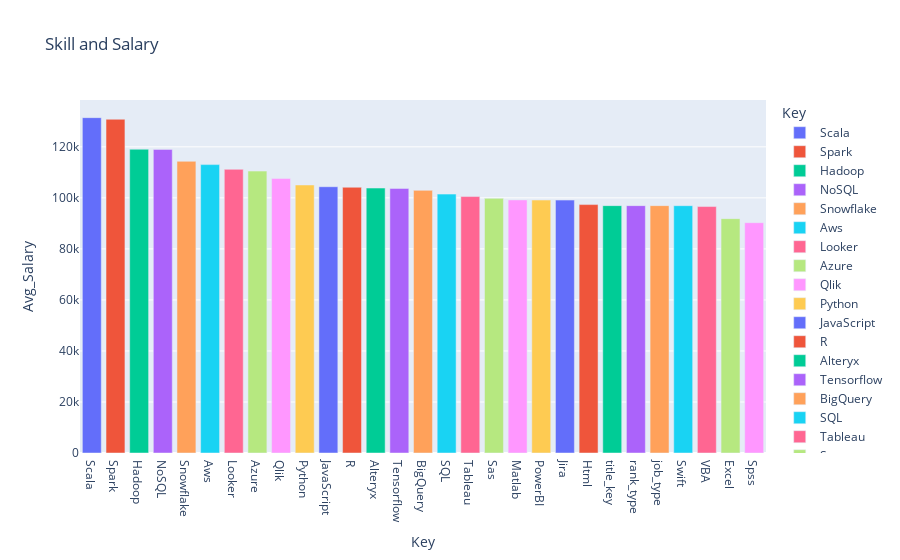

Write notebook code for a chart like this one.
### Code cell
fig = px.bar(dfr, x = 'Key',   y = 'Avg_Salary' , color = "Key", title = "Skill and Salary")
fig.show()

### Figure 1 — Plotly figure (JSON) as saved in the notebook; plotly's stock layout.template omitted (floating-point values rounded to 4 significant figures)
{"data": [{"alignmentgroup": "True", "hovertemplate": "Key=%{x}<br>Avg_Salary=%{y}<extra></extra>", "legendgroup": "Scala", "marker": {"color": "#636efa", "pattern": {"shape": ""}}, "name": "Scala", "offsetgroup": "Scala", "orientation": "v", "showlegend": true, "textposition": "auto", "type": "bar", "x": ["Scala"], "xaxis": "x", "y": [131440], "yaxis": "y"}, {"alignmentgroup": "True", "hovertemplate": "Key=%{x}<br>Avg_Salary=%{y}<extra></extra>", "legendgroup": "Spark", "marker": {"color": "#EF553B", "pattern": {"shape": ""}}, "name": "Spark", "offsetgroup": "Spark", "orientation": "v", "showlegend": true, "textposition": "auto", "type": "bar", "x": ["Spark"], "xaxis": "x", "y": [130800.0], "yaxis": "y"}, {"alignmentgroup": "True", "hovertemplate": "Key=%{x}<br>Avg_Salary=%{y}<extra></extra>", "legendgroup": "Hadoop", "marker": {"color": "#00cc96", "pattern": {"shape": ""}}, "name": "Hadoop", "offsetgroup": "Hadoop", "orientation": "v", "showlegend": true, "textposition": "auto", "type": "bar", "x": ["Hadoop"], "xaxis": "x", "y": [119100.0], "yaxis": "y"}, {"alignmentgroup": "True", "hovertemplate": "Key=%{x}<br>Avg_Salary=%{y}<extra></extra>", "legendgroup": "NoSQL", "marker": {"color": "#ab63fa", "pattern": {"shape": ""}}, "name": "NoSQL", "offsetgroup": "NoSQL", "orientation": "v", "showlegend": true, "textposition": "auto", "type": "bar", "x": ["NoSQL"], "xaxis": "x", "y": [119000.0], "yaxis": "y"}, {"alignmentgroup": "True", "hovertemplate": "Key=%{x}<br>Avg_Salary=%{y}<extra></extra>", "legendgroup": "Snowflake", "marker": {"color": "#FFA15A", "pattern": {"shape": ""}}, "name": "Snowflake", "offsetgroup": "Snowflake", "orientation": "v", "showlegend": true, "textposition": "auto", "type": "bar", "x": ["Snowflake"], "xaxis": "x", "y": [114300.0], "yaxis": "y"}, {"alignmentgroup": "True", "hovertemplate": "Key=%{x}<br>Avg_Salary=%{y}<extra></extra>", "legendgroup": "Aws", "marker": {"color": "#19d3f3", "pattern": {"shape": ""}}, "name": "Aws", "offsetgroup": "Aws", "orientation": "v", "showlegend": true, "textposition": "auto", "type": "bar", "x": ["Aws"], "xaxis": "x", "y": [113000.0], "yaxis": "y"}, {"alignmentgroup": "True", "hovertemplate": "Key=%{x}<br>Avg_Salary=%{y}<extra></extra>", "legendgroup": "Looker", "marker": {"color": "#FF6692", "pattern": {"shape": ""}}, "name": "Looker", "offsetgroup": "Looker", "orientation": "v", "showlegend": true, "textposition": "auto", "type": "bar", "x": ["Looker"], "xaxis": "x", "y": [111200.0], "yaxis": "y"}, {"alignmentgroup": "True", "hovertemplate": "Key=%{x}<br>Avg_Salary=%{y}<extra></extra>", "legendgroup": "Azure", "marker": {"color": "#B6E880", "pattern": {"shape": ""}}, "name": "Azure", "offsetgroup": "Azure", "orientation": "v", "showlegend": true, "textposition": "auto", "type": "bar", "x": ["Azure"], "xaxis": "x", "y": [110500.0], "yaxis": "y"}, {"alignmentgroup": "True", "hovertemplate": "Key=%{x}<br>Avg_Salary=%{y}<extra></extra>", "legendgroup": "Qlik", "marker": {"color": "#FF97FF", "pattern": {"shape": ""}}, "name": "Qlik", "offsetgroup": "Qlik", "orientation": "v", "showlegend": true, "textposition": "auto", "type": "bar", "x": ["Qlik"], "xaxis": "x", "y": [107600.0], "yaxis": "y"}, {"alignmentgroup": "True", "hovertemplate": "Key=%{x}<br>Avg_Salary=%{y}<extra></extra>", "legendgroup": "Python", "marker": {"color": "#FECB52", "pattern": {"shape": ""}}, "name": "Python", "offsetgroup": "Python", "orientation": "v", "showlegend": true, "textposition": "auto", "type": "bar", "x": ["Python"], "xaxis": "x", "y": [105000.0], "yaxis": "y"}, {"alignmentgroup": "True", "hovertemplate": "Key=%{x}<br>Avg_Salary=%{y}<extra></extra>", "legendgroup": "JavaScript", "marker": {"color": "#636efa", "pattern": {"shape": ""}}, "name": "JavaScript", "offsetgroup": "JavaScript", "orientation": "v", "showlegend": true, "textposition": "auto", "type": "bar", "x": ["JavaScript"], "xaxis": "x", "y": [104400.0], "yaxis": "y"}, {"alignmentgroup": "True", "hovertemplate": "Key=%{x}<br>Avg_Salary=%{y}<extra></extra>", "legendgroup": "R", "marker": {"color": "#EF553B", "pattern": {"shape": ""}}, "name": "R", "offsetgroup": "R", "orientation": "v", "showlegend": true, "textposition": "auto", "type": "bar", "x": ["R"], "xaxis": "x", "y": [104200.0], "yaxis": "y"}, {"alignmentgroup": "True", "hovertemplate": "Key=%{x}<br>Avg_Salary=%{y}<extra></extra>", "legendgroup": "Alteryx", "marker": {"color": "#00cc96", "pattern": {"shape": ""}}, "name": "Alteryx", "offsetgroup": "Alteryx", "orientation": "v", "showlegend": true, "textposition": "auto", "type": "bar", "x": ["Alteryx"], "xaxis": "x", "y": [103800.0], "yaxis": "y"}, {"alignmentgroup": "True", "hovertemplate": "Key=%{x}<br>Avg_Salary=%{y}<extra></extra>", "legendgroup": "Tensorflow", "marker": {"color": "#ab63fa", "pattern": {"shape": ""}}, "name": "Tensorflow", "offsetgroup": "Tensorflow", "orientation": "v", "showlegend": true, "textposition": "auto", "type": "bar", "x": ["Tensorflow"], "xaxis": "x", "y": [103710], "yaxis": "y"}, {"alignmentgroup": "True", "hovertemplate": "Key=%{x}<br>Avg_Salary=%{y}<extra></extra>", "legendgroup": "BigQuery", "marker": {"color": "#FFA15A", "pattern": {"shape": ""}}, "name": "BigQuery", "offsetgroup": "BigQuery", "orientation": "v", "showlegend": true, "textposition": "auto", "type": "bar", "x": ["BigQuery"], "xaxis": "x", "y": [102900.0], "yaxis": "y"}, {"alignmentgroup": "True", "hovertemplate": "Key=%{x}<br>Avg_Salary=%{y}<extra></extra>", "legendgroup": "SQL", "marker": {"color": "#19d3f3", "pattern": {"shape": ""}}, "name": "SQL", "offsetgroup": "SQL", "orientation": "v", "showlegend": true, "textposition": "auto", "type": "bar", "x": ["SQL"], "xaxis": "x", "y": [101500.0], "yaxis": "y"}, {"alignmentgroup": "True", "hovertemplate": "Key=%{x}<br>Avg_Salary=%{y}<extra></extra>", "legendgroup": "Tableau", "marker": {"color": "#FF6692", "pattern": {"shape": ""}}, "name": "Tableau", "offsetgroup": "Tableau", "orientation": "v", "showlegend": true, "textposition": "auto", "type": "bar", "x": ["Tableau"], "xaxis": "x", "y": [100500.0], "yaxis": "y"}, {"alignmentgroup": "True", "hovertemplate": "Key=%{x}<br>Avg_Salary=%{y}<extra></extra>", "legendgroup": "Sas", "marker": {"color": "#B6E880", "pattern": {"shape": ""}}, "name": "Sas", "offsetgroup": "Sas", "orientation": "v", "showlegend": true, "textposition": "auto", "type": "bar", "x": ["Sas"], "xaxis": "x", "y": [99810.0], "yaxis": "y"}, {"alignmentgroup": "True", "hovertemplate": "Key=%{x}<br>Avg_Salary=%{y}<extra></extra>", "legendgroup": "Matlab", "marker": {"color": "#FF97FF", "pattern": {"shape": ""}}, "name": "Matlab", "offsetgroup": "Matlab", "orientation": "v", "showlegend": true, "textposition": "auto", "type": "bar", "x": ["Matlab"], "xaxis": "x", "y": [99200.0], "yaxis": "y"}, {"alignmentgroup": "True", "hovertemplate": "Key=%{x}<br>Avg_Salary=%{y}<extra></extra>", "legendgroup": "PowerBI", "marker": {"color": "#FECB52", "pattern": {"shape": ""}}, "name": "PowerBI", "offsetgroup": "PowerBI", "orientation": "v", "showlegend": true, "textposition": "auto", "type": "bar", "x": ["PowerBI"], "xaxis": "x", "y": [99140.0], "yaxis": "y"}, {"alignmentgroup": "True", "hovertemplate": "Key=%{x}<br>Avg_Salary=%{y}<extra></extra>", "legendgroup": "Jira", "marker": {"color": "#636efa", "pattern": {"shape": ""}}, "name": "Jira", "offsetgroup": "Jira", "orientation": "v", "showlegend": true, "textposition": "auto", "type": "bar", "x": ["Jira"], "xaxis": "x", "y": [99130.0], "yaxis": "y"}, {"alignmentgroup": "True", "hovertemplate": "Key=%{x}<br>Avg_Salary=%{y}<extra></extra>", "legendgroup": "Html", "marker": {"color": "#EF553B", "pattern": {"shape": ""}}, "name": "Html", "offsetgroup": "Html", "orientation": "v", "showlegend": true, "textposition": "auto", "type": "bar", "x": ["Html"], "xaxis": "x", "y": [97370.0], "yaxis": "y"}, {"alignmentgroup": "True", "hovertemplate": "Key=%{x}<br>Avg_Salary=%{y}<extra></extra>", "legendgroup": "title_key", "marker": {"color": "#00cc96", "pattern": {"shape": ""}}, "name": "title_key", "offsetgroup": "title_key", "orientation": "v", "showlegend": true, "textposition": "auto", "type": "bar", "x": ["title_key"], "xaxis": "x", "y": [96950.0], "yaxis": "y"}, {"alignmentgroup": "True", "hovertemplate": "Key=%{x}<br>Avg_Salary=%{y}<extra></extra>", "legendgroup": "rank_type", "marker": {"color": "#ab63fa", "pattern": {"shape": ""}}, "name": "rank_type", "offsetgroup": "rank_type", "orientation": "v", "showlegend": true, "textposition": "auto", "type": "bar", "x": ["rank_type"], "xaxis": "x", "y": [96950.0], "yaxis": "y"}, {"alignmentgroup": "True", "hovertemplate": "Key=%{x}<br>Avg_Salary=%{y}<extra></extra>", "legendgroup": "job_type", "marker": {"color": "#FFA15A", "pattern": {"shape": ""}}, "name": "job_type", "offsetgroup": "job_type", "orientation": "v", "showlegend": true, "textposition": "auto", "type": "bar", "x": ["job_type"], "xaxis": "x", "y": [96950.0], "yaxis": "y"}, {"alignmentgroup": "True", "hovertemplate": "Key=%{x}<br>Avg_Salary=%{y}<extra></extra>", "legendgroup": "Swift", "marker": {"color": "#19d3f3", "pattern": {"shape": ""}}, "name": "Swift", "offsetgroup": "Swift", "orientation": "v", "showlegend": true, "textposition": "auto", "type": "bar", "x": ["Swift"], "xaxis": "x", "y": [96930.0], "yaxis": "y"}, {"alignmentgroup": "True", "hovertemplate": "Key=%{x}<br>Avg_Salary=%{y}<extra></extra>", "legendgroup": "VBA", "marker": {"color": "#FF6692", "pattern": {"shape": ""}}, "name": "VBA", "offsetgroup": "VBA", "orientation": "v", "showlegend": true, "textposition": "auto", "type": "bar", "x": ["VBA"], "xaxis": "x", "y": [96590.0], "yaxis": "y"}, {"alignmentgroup": "True", "hovertemplate": "Key=%{x}<br>Avg_Salary=%{y}<extra></extra>", "legendgroup": "Excel", "marker": {"color": "#B6E880", "pattern": {"shape": ""}}, "name": "Excel", "offsetgroup": "Excel", "orientation": "v", "showlegend": true, "textposition": "auto", "type": "bar", "x": ["Excel"], "xaxis": "x", "y": [91860.0], "yaxis": "y"}, {"alignmentgroup": "True", "hovertemplate": "Key=%{x}<br>Avg_Salary=%{y}<extra></extra>", "legendgroup": "Spss", "marker": {"color": "#FF97FF", "pattern": {"shape": ""}}, "name": "Spss", "offsetgroup": "Spss", "orientation": "v", "showlegend": true, "textposition": "auto", "type": "bar", "x": ["Spss"], "xaxis": "x", "y": [90270.0], "yaxis": "y"}], "layout": {"barmode": "relative", "legend": {"title": {"text": "Key"}, "tracegroupgap": 0}, "title": {"text": "Skill and Salary"}, "xaxis": {"anchor": "y", "categoryarray": ["Scala", "Spark", "Hadoop", "NoSQL", "Snowflake", "Aws", "Looker", "Azure", "Qlik", "Python", "JavaScript", "R", "Alteryx", "Tensorflow", "BigQuery", "SQL", "Tableau", "Sas", "Matlab", "PowerBI", "Jira", "Html", "title_key", "rank_type", "job_type", "Swift", "VBA", "Excel", "Spss"], "categoryorder": "array", "domain": [0, 1], "title": {"text": "Key"}}, "yaxis": {"anchor": "x", "domain": [0, 1], "title": {"text": "Avg_Salary"}}}}
